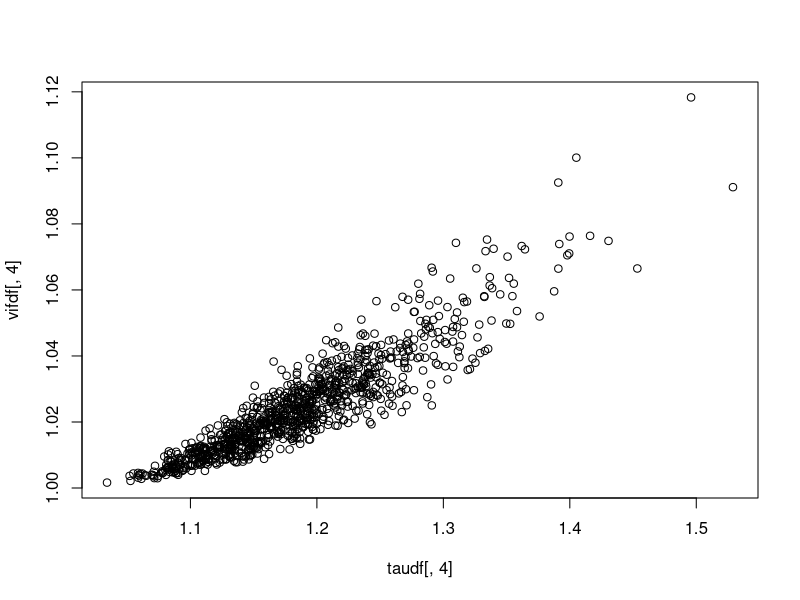

This figure's R source:
set.seed(123)

nExp = 1000
p = 4
n = 200
gamma = 0

taudf = matrix(0, nrow = nExp, ncol = p)
vifdf = matrix(0, nrow = nExp, ncol = p)

for (l in 1:nExp){
  w = matrix(rnorm(p*n,10,100),n,p)
  x = sqrt(1-gamma^2)*w + gamma*w[,p]
  z = apply(x, 2, function(col){
    # res = (col - mean(col))/sd(col)
    tmp = col - mean(col)
    res = tmp/sqrt(sum(tmp^2))
    return(res)
  })
  apply(z, 2, mean)
  apply(z, 2, var)
  ztz_inv = solve(t(z) %*% z)
  (vif = diag(ztz_inv))
  svd_obj = svd(ztz_inv)
  (taus = svd_obj$d)
  (svd_obj$u^2 %*% taus) ## Equal to vif by theory
  
  taudf[l,] = sort(taus)
  vifdf[l,] = sort(vif)
}


plot(taudf[, 4], vifdf[, 4])
cor(taudf[, 4], vifdf[, 4])^2
